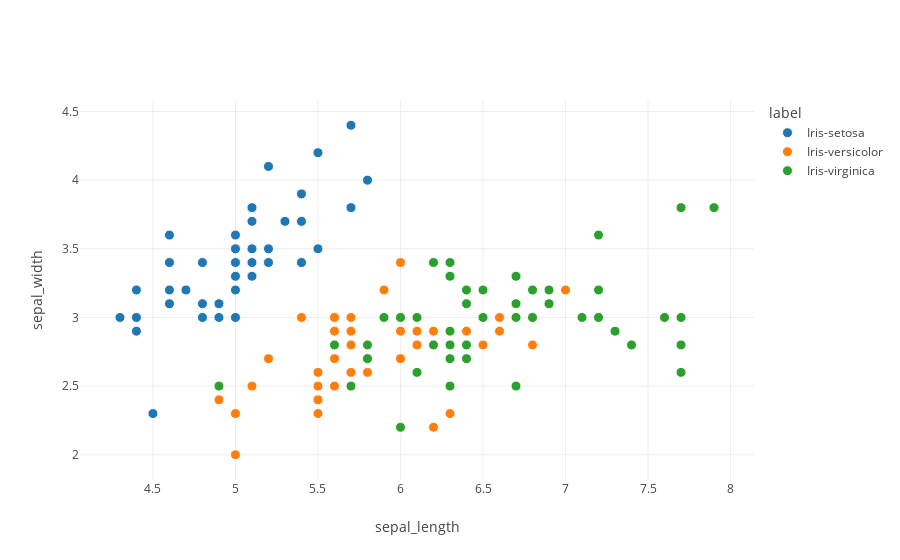

The notebook cell this image was saved under:
### Code cell
Charty::Backends.use(:plotly)
Charty.scatter_plot(data: irises, x: :sepal_length, y: :sepal_width, color: :label)

### Figure 1 — Plotly figure (JSON) as saved in the notebook; plotly's stock layout.template omitted (floating-point values rounded to 4 significant figures)
{"data": [{"marker": {"color": "#1f77b4ff", "line": {"color": "#fff", "width": 1}, "size": 10}, "mode": "markers", "name": "Iris-setosa", "type": "scatter", "x": [5.1, 4.9, 4.7, 4.6, 5, 5.4, 4.6, 5, 4.4, 4.9, 5.4, 4.8, 4.8, 4.3, 5.8, 5.7, 5.4, 5.1, 5.7, 5.1, 5.4, 5.1, 4.6, 5.1, 4.8, 5, 5, 5.2, 5.2, 4.7, 4.8, 5.4, 5.2, 5.5, 4.9, 5, 5.5, 4.9, 4.4, 5.1, 5, 4.5, 4.4, 5, 5.1, 4.8, 5.1, 4.6, 5.3, 5], "y": [3.5, 3, 3.2, 3.1, 3.6, 3.9, 3.4, 3.4, 2.9, 3.1, 3.7, 3.4, 3, 3, 4, 4.4, 3.9, 3.5, 3.8, 3.8, 3.4, 3.7, 3.6, 3.3, 3.4, 3, 3.4, 3.5, 3.4, 3.2, 3.1, 3.4, 4.1, 4.2, 3.1, 3.2, 3.5, 3.1, 3, 3.4, 3.5, 2.3, 3.2, 3.5, 3.8, 3, 3.8, 3.2, 3.7, 3.3]}, {"marker": {"color": "#ff7f0eff", "line": {"color": "#fff", "width": 1}, "size": 10}, "mode": "markers", "name": "Iris-versicolor", "type": "scatter", "x": [7, 6.4, 6.9, 5.5, 6.5, 5.7, 6.3, 4.9, 6.6, 5.2, 5, 5.9, 6, 6.1, 5.6, 6.7, 5.6, 5.8, 6.2, 5.6, 5.9, 6.1, 6.3, 6.1, 6.4, 6.6, 6.8, 6.7, 6, 5.7, 5.5, 5.5, 5.8, 6, 5.4, 6, 6.7, 6.3, 5.6, 5.5, 5.5, 6.1, 5.8, 5, 5.6, 5.7, 5.7, 6.2, 5.1, 5.7], "y": [3.2, 3.2, 3.1, 2.3, 2.8, 2.8, 3.3, 2.4, 2.9, 2.7, 2, 3, 2.2, 2.9, 2.9, 3.1, 3, 2.7, 2.2, 2.5, 3.2, 2.8, 2.5, 2.8, 2.9, 3, 2.8, 3, 2.9, 2.6, 2.4, 2.4, 2.7, 2.7, 3, 3.4, 3.1, 2.3, 3, 2.5, 2.6, 3, 2.6, 2.3, 2.7, 3, 2.9, 2.9, 2.5, 2.8]}, {"marker": {"color": "#2ca02cff", "line": {"color": "#fff", "width": 1}, "size": 10}, "mode": "markers", "name": "Iris-virginica", "type": "scatter", "x": [6.3, 5.8, 7.1, 6.3, 6.5, 7.6, 4.9, 7.3, 6.7, 7.2, 6.5, 6.4, 6.8, 5.7, 5.8, 6.4, 6.5, 7.7, 7.7, 6, 6.9, 5.6, 7.7, 6.3, 6.7, 7.2, 6.2, 6.1, 6.4, 7.2, 7.4, 7.9, 6.4, 6.3, 6.1, 7.7, 6.3, 6.4, 6, 6.9, 6.7, 6.9, 5.8, 6.8, 6.7, 6.7, 6.3, 6.5, 6.2, 5.9], "y": [3.3, 2.7, 3, 2.9, 3, 3, 2.5, 2.9, 2.5, 3.6, 3.2, 2.7, 3, 2.5, 2.8, 3.2, 3, 3.8, 2.6, 2.2, 3.2, 2.8, 2.8, 2.7, 3.3, 3.2, 2.8, 3, 2.8, 3, 2.8, 3.8, 2.8, 2.8, 2.6, 3, 3.4, 3.1, 3, 3.1, 3.1, 3.1, 2.7, 3.2, 3.3, 3, 2.5, 3, 3.4, 3]}], "layout": {"legend": {"title": {"text": "label"}}, "showlegend": true, "xaxis": {"title": "sepal_length"}, "yaxis": {"title": "sepal_width"}}}
